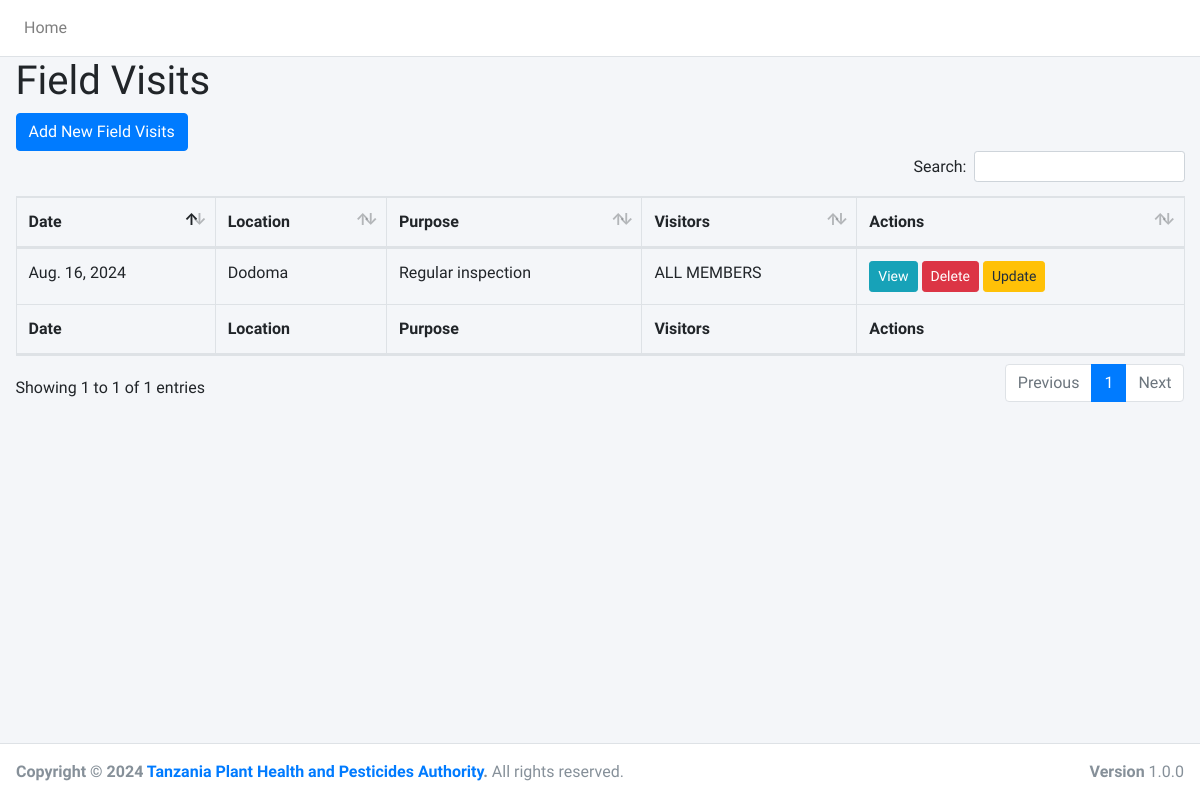
/fieldvisits/, run on an earlier commit of the app's database.
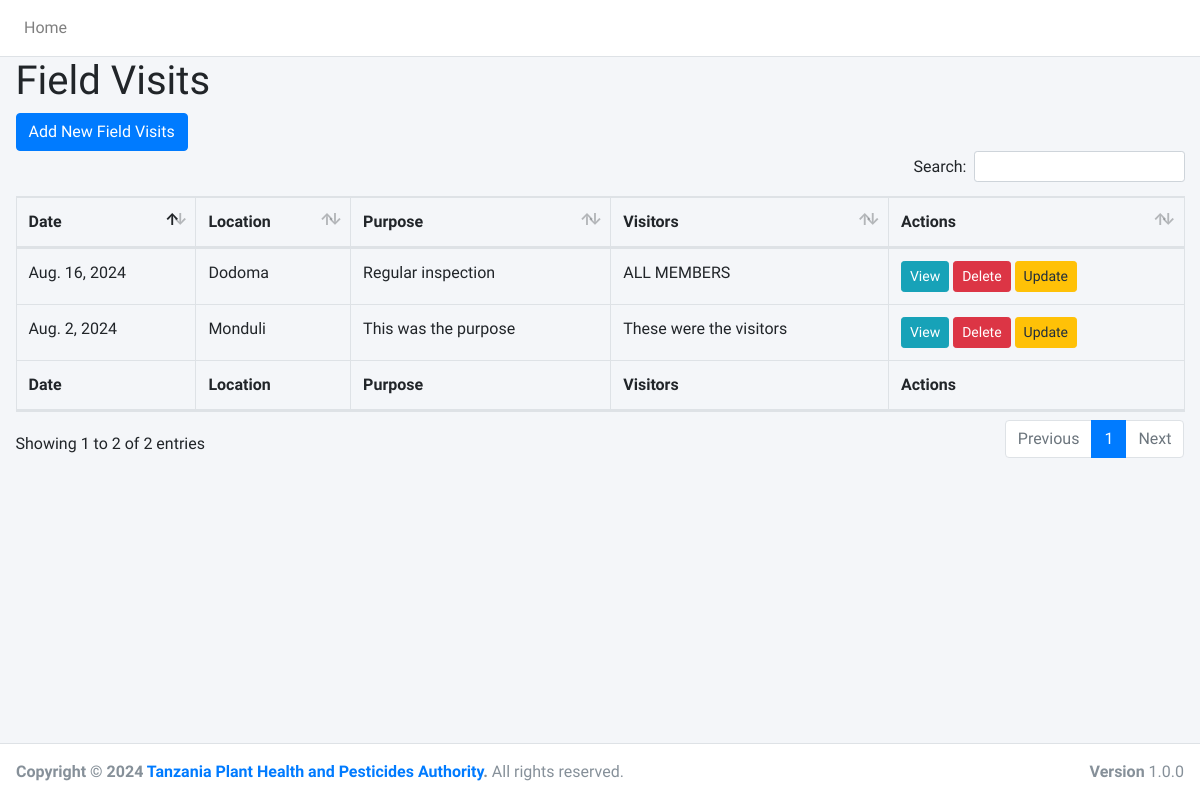
And on a later commit of the database.
### FieldVisit/models.py (models this page shows, shortened)
class FieldVisitReport(models.Model):
    visit_date = models.DateField()
    visit_time_start = models.TimeField()
    visit_time_end = models.TimeField()
    location = models.CharField(max_length=255)
    purpose_of_visit = models.TextField()
    visitors = models.CharField(max_length=255)
    field_contact_person = models.CharField(max_length=255)
    field_contact_person_phone = models.CharField(max_length=20, blank=True, null=True)
    site_description = models.TextField()
    weather_conditions = models.CharField(max_length=255)
    general_observations = models.TextField()
    plant_health_status = models.TextField()
    pest_activity = models.TextField()
    soil_conditions = models.TextField()
    infrastructure_condition = models.TextField()
    problems_identified = models.TextField()
    recommendations = models.TextField()
    immediate_actions = models.TextField()
    additional_notes = models.TextField(blank=True, null=True)
    challenges_encountered = models.TextField(blank=True, null=True)
    next_steps = models.TextField(blank=True, null=True)

### FieldVisit/views.py (the view)
# urls.py: path('', views.field_visit_report_list, name='field_visit_report_list'),
def field_visit_report_list(request):
    reports = FieldVisitReport.objects.all()
    return render(request, 'FieldVisit/field_visit_report_list.html', {'reports': reports})

### FieldVisit/Templates/FieldVisit/field_visit_report_list.html (shortened to what this page needs)
{% extends 'Meetings/base.html' %}
{% block content %}
  <h1>Field Visits</h1>
  <a href="{% url 'field_visit_report_create' %}" class="btn btn-primary">Add New Field Visits</a>
  <table class="table table-bordered" id="inspection_list">
    <thead>
          <tr>
            <th>Date</th>
            <th>Location</th>
            <th>Purpose</th>
            <th>Visitors</th>
            <th>Actions</th>
          </tr>
    </thead>
    <tbody>
      {% for report in reports %}
        <tr>
          <td>{{ report.visit_date }}</td>
          <td>{{ report.location }}</td>
          <td>{{ report.purpose_of_visit }}</td>
          <td>{{ report.visitors }}</td>
          <td>
            <a href="{% url 'field_visit_report_detail' report.pk %}" class="btn btn-info btn-sm">View</a>
            <a href="{% url 'delete_field_visit' report.pk %}" class="btn btn-danger btn-sm">Delete</a>
            <a href="{% url 'update_field_visit' report.pk %}" class="btn btn-warning btn-sm">Update</a>
          </td>
        </tr>
     {% endfor %}
    </tbody>
    <thead>
        <tr>
            <th>Date</th>
            <th>Location</th>
            <th>Purpose</th>
            <th>Visitors</th>
            <th>Actions</th>
          </tr>
    </thead>
  </table>
{% endblock %}

### Meetings/Templates/Meetings/base.html (shortened to what this page needs)
{% load static %}
<!DOCTYPE html>
<html lang="en">
<head>
  <link rel="stylesheet" href="{% static 'Meetings/plugins/fontawesome-free/css/all.min.css' %}">
  <link rel="stylesheet" href="{% static 'Meetings/plugins/datatables-bs4/css/dataTables.bootstrap4.min.css' %}">
  <link rel="stylesheet" href="{% static 'Meetings/plugins/datatables-responsive/css/responsive.bootstrap4.min.css' %}">
  <link rel="stylesheet" href="{% static 'Meetings/plugins/datatables-buttons/css/buttons.bootstrap4.min.css' %}">
  <link rel="stylesheet" href="{% static 'Meetings/dist/css/adminlte.min.css' %}">
</head>
<body class="hold-transition sidebar-collapse">
<div class="wrapper">
  <nav class="main-header navbar navbar-expand navbar-white navbar-light">
    <ul class="navbar-nav">
      <li class="nav-item d-none d-sm-inline-block">
        <a href="{% url 'home' %}" class="nav-link">Home</a>
      </li>
    </ul>
  </nav>
  <div class="content-wrapper" style="margin-left: 0;">
    <section class="content">
      <div class="container-fluid">
        {% block content %}{% endblock %}
      </div>
    </section>
  </div>
  <footer class="main-footer">
    <div class="float-right d-none d-sm-block">
      <b>Version</b> 1.0.0
    </div>
    <strong>Copyright &copy; 2024 <a href="#">Tanzania Plant Health and Pesticides Authority</a>.</strong> All rights reserved.
  </footer>
</div>
</body>
</html>

What changed in the data, as far as the page shows it:
added FieldVisitReport: visit_date "Aug. 2, 2024", location "Monduli", purpose_of_visit "This was the purpose", visitors "These were the visitors"
Also different on the page:
text written by a page script: "Search: Showing 1 to 1 of 1 entries Previous 1 Next" → "Search: Showing 1 to 2 of 2 entries Previous 1 Next"
